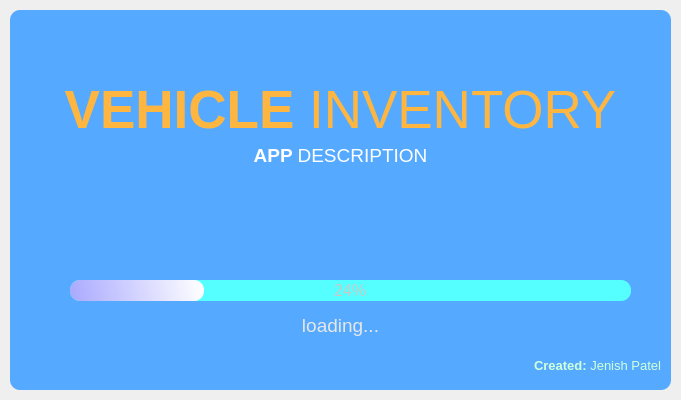
<?xml version="1.0" encoding="UTF-8"?>
<ui version="4.0">
 <class>screen</class>
 <widget class="QMainWindow" name="screen">
  <property name="geometry">
   <rect>
    <x>0</x>
    <y>0</y>
    <width>681</width>
    <height>400</height>
   </rect>
  </property>
  <property name="windowTitle">
   <string>MainWindow</string>
  </property>
  <widget class="QWidget" name="centralwidget">
   <layout class="QVBoxLayout" name="verticalLayout">
    <property name="spacing">
     <number>0</number>
    </property>
    <property name="leftMargin">
     <number>10</number>
    </property>
    <property name="topMargin">
     <number>10</number>
    </property>
    <property name="rightMargin">
     <number>10</number>
    </property>
    <property name="bottomMargin">
     <number>10</number>
    </property>
    <item>
     <widget class="QFrame" name="dropframe">
      <property name="styleSheet">
       <string notr="true">QFrame{
	
	background-color: rgb(85, 170, 255);
	
	
	color: rgb(255, 182, 64);
	border-radius: 10px;
}</string>
      </property>
      <property name="frameShape">
       <enum>QFrame::StyledPanel</enum>
      </property>
      <property name="frameShadow">
       <enum>QFrame::Raised</enum>
      </property>
      <widget class="QLabel" name="label">
       <property name="geometry">
        <rect>
         <x>0</x>
         <y>70</y>
         <width>661</width>
         <height>61</height>
        </rect>
       </property>
       <property name="font">
        <font>
         <family>Segoe UI</family>
         <pointsize>40</pointsize>
        </font>
       </property>
       <property name="text">
        <string>&lt;strong&gt;VEHICLE &lt;/strong&gt;INVENTORY</string>
       </property>
       <property name="alignment">
        <set>Qt::AlignCenter</set>
       </property>
      </widget>
      <widget class="QLabel" name="label_description">
       <property name="geometry">
        <rect>
         <x>0</x>
         <y>130</y>
         <width>661</width>
         <height>31</height>
        </rect>
       </property>
       <property name="font">
        <font>
         <family>Segoe UI</family>
         <pointsize>14</pointsize>
        </font>
       </property>
       <property name="styleSheet">
        <string notr="true">color: rgb(255, 255, 255);</string>
       </property>
       <property name="text">
        <string>&lt;strong&gt;APP &lt;/strong&gt;DESCRIPTION</string>
       </property>
       <property name="alignment">
        <set>Qt::AlignCenter</set>
       </property>
      </widget>
      <widget class="QProgressBar" name="progressBar">
       <property name="geometry">
        <rect>
         <x>60</x>
         <y>270</y>
         <width>561</width>
         <height>21</height>
        </rect>
       </property>
       <property name="font">
        <font>
         <pointsize>12</pointsize>
        </font>
       </property>
       <property name="styleSheet">
        <string notr="true">QProgressBar{
	background-color: rgb(85, 255, 255);
	color:rgb(200, 200, 200);
	border-style: none;
	border-radius: 10px;
	text-align: center;
}

QProgressBar::chunk{
	border-radius: 10px;
	
	
	background-color: qlineargradient(spread:pad, x1:0, y1:0.488, x2:1, y2:0.455, stop:0 rgba(170, 170, 255, 255), stop:1 rgba(255, 255, 255, 255));

}</string>
       </property>
       <property name="value">
        <number>24</number>
       </property>
      </widget>
      <widget class="QLabel" name="label_loading">
       <property name="geometry">
        <rect>
         <x>0</x>
         <y>300</y>
         <width>661</width>
         <height>31</height>
        </rect>
       </property>
       <property name="font">
        <font>
         <family>Segoe UI</family>
         <pointsize>14</pointsize>
        </font>
       </property>
       <property name="styleSheet">
        <string notr="true">color: rgb(230, 230, 230);</string>
       </property>
       <property name="text">
        <string>&lt;html&gt;&lt;head/&gt;&lt;body&gt;&lt;p&gt;loading...&lt;/p&gt;&lt;/body&gt;&lt;/html&gt;</string>
       </property>
       <property name="alignment">
        <set>Qt::AlignCenter</set>
       </property>
      </widget>
      <widget class="QLabel" name="label_4">
       <property name="geometry">
        <rect>
         <x>0</x>
         <y>340</y>
         <width>651</width>
         <height>31</height>
        </rect>
       </property>
       <property name="font">
        <font>
         <family>Segoe UI</family>
         <pointsize>10</pointsize>
        </font>
       </property>
       <property name="styleSheet">
        <string notr="true">
color: rgb(207, 255, 219);</string>
       </property>
       <property name="text">
        <string>&lt;html&gt;&lt;head/&gt;&lt;body&gt;&lt;p&gt;&lt;span style=&quot; font-weight:600;&quot;&gt;Created: &lt;/span&gt;Jenish Patel&lt;/p&gt;&lt;/body&gt;&lt;/html&gt;</string>
       </property>
       <property name="alignment">
        <set>Qt::AlignRight|Qt::AlignTrailing|Qt::AlignVCenter</set>
       </property>
      </widget>
     </widget>
    </item>
   </layout>
  </widget>
 </widget>
 <resources/>
 <connections/>
</ui>
